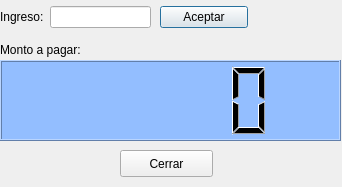
<?xml version="1.0" encoding="UTF-8"?>
<ui version="4.0">
 <class>Dialog</class>
 <widget class="QDialog" name="Dialog">
  <property name="geometry">
   <rect>
    <x>0</x>
    <y>0</y>
    <width>342</width>
    <height>187</height>
   </rect>
  </property>
  <property name="windowTitle">
   <string>Dialog</string>
  </property>
  <widget class="QWidget" name="layoutWidget">
   <property name="geometry">
    <rect>
     <x>0</x>
     <y>0</y>
     <width>151</width>
     <height>34</height>
    </rect>
   </property>
   <layout class="QHBoxLayout" name="horizontalLayout_2">
    <item>
     <widget class="QLabel" name="label_2">
      <property name="text">
       <string>Ingreso:</string>
      </property>
     </widget>
    </item>
    <item>
     <widget class="QLineEdit" name="inpaga"/>
    </item>
   </layout>
  </widget>
  <widget class="QWidget" name="layoutWidget">
   <property name="geometry">
    <rect>
     <x>160</x>
     <y>0</y>
     <width>181</width>
     <height>34</height>
    </rect>
   </property>
   <layout class="QHBoxLayout" name="horizontalLayout_3">
    <item>
     <widget class="QPushButton" name="pushButton">
      <property name="text">
       <string>Aceptar</string>
      </property>
     </widget>
    </item>
    <item>
     <widget class="QLabel" name="suvuelto">
      <property name="text">
       <string/>
      </property>
     </widget>
    </item>
   </layout>
  </widget>
  <widget class="QLabel" name="label">
   <property name="geometry">
    <rect>
     <x>0</x>
     <y>40</y>
     <width>142</width>
     <height>20</height>
    </rect>
   </property>
   <property name="text">
    <string>Monto a pagar:</string>
   </property>
  </widget>
  <widget class="QLCDNumber" name="total">
   <property name="geometry">
    <rect>
     <x>0</x>
     <y>60</y>
     <width>341</width>
     <height>81</height>
    </rect>
   </property>
   <property name="styleSheet">
    <string notr="true">background-color: rgb(147, 190, 255);</string>
   </property>
  </widget>
  <widget class="QPushButton" name="pushButton_1">
   <property name="geometry">
    <rect>
     <x>120</x>
     <y>150</y>
     <width>93</width>
     <height>27</height>
    </rect>
   </property>
   <property name="text">
    <string>Cerrar</string>
   </property>
  </widget>
 </widget>
 <resources/>
 <connections>
  <connection>
   <sender>pushButton</sender>
   <signal>clicked()</signal>
   <receiver>Dialog</receiver>
   <slot>vuelto()</slot>
   <hints>
    <hint type="sourcelabel">
     <x>163</x>
     <y>159</y>
    </hint>
    <hint type="destinationlabel">
     <x>79</x>
     <y>172</y>
    </hint>
   </hints>
  </connection>
  <connection>
   <sender>pushButton_1</sender>
   <signal>clicked()</signal>
   <receiver>Dialog</receiver>
   <slot>ok()</slot>
   <hints>
    <hint type="sourcelabel">
     <x>326</x>
     <y>209</y>
    </hint>
    <hint type="destinationlabel">
     <x>373</x>
     <y>192</y>
    </hint>
   </hints>
  </connection>
 </connections>
 <slots>
  <slot>vuelto()</slot>
  <slot>cerrar()</slot>
  <slot>ok()</slot>
 </slots>
</ui>
